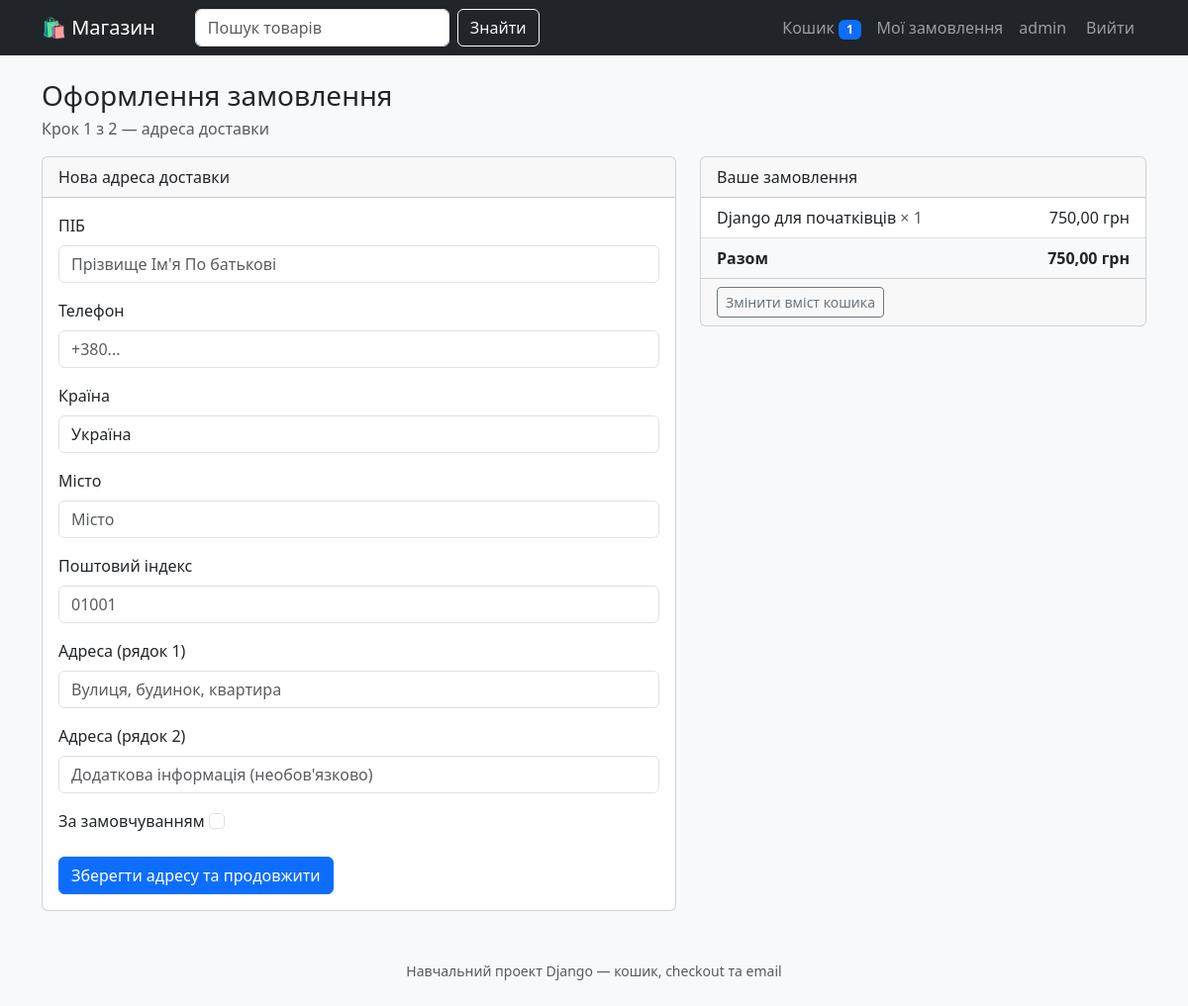
Screenshot of /orders/checkout/ (signed in) with the database file from the repository.
### shop/models.py (models this page shows, shortened)
class Product(models.Model):
    category = models.ForeignKey(
        Category,
        on_delete=models.PROTECT,
        related_name='products',
        verbose_name='Категорія',
    )
    name = models.CharField('Назва', max_length=150)
    slug = models.SlugField('Slug', unique=True)
    description = models.TextField('Опис', blank=True)
    price = models.DecimalField('Ціна', max_digits=10, decimal_places=2)
    stock = models.PositiveIntegerField('Залишок на складі', default=0)
    is_available = models.BooleanField('Доступний', default=True)
    created_at = models.DateTimeField('Створено', auto_now_add=True)
    modified_at = models.DateTimeField('Змінено', auto_now=True)
    class Meta:
        verbose_name = 'Товар'
        verbose_name_plural = 'Товари'
        ordering = ['name']
        indexes = [models.Index(fields=['slug'])]

### cart/models.py (models this page shows, shortened)
class Cart(models.Model):
    cart_code = models.CharField('Код кошика', max_length=250, unique=True, blank=True)
    user = models.ForeignKey(
        settings.AUTH_USER_MODEL,
        on_delete=models.CASCADE,
        null=True,
        blank=True,
        related_name='carts',
        verbose_name='Користувач',
    )
    paid_status = models.BooleanField('Оплачено', default=False)
    created_at = models.DateTimeField('Створено', auto_now_add=True)
    modified_at = models.DateTimeField('Змінено', auto_now=True)
    class Meta:
        verbose_name = 'Кошик'
        verbose_name_plural = 'Кошики'
        ordering = ['-created_at']
    def get_total_items(self):
        return sum(item.quantity for item in self.items.all())
    def get_total_price(self):
        return sum(
            (item.get_total_price() for item in self.items.select_related('product')),
            Decimal('0.00'),
        )

class CartItem(models.Model):
    cart = models.ForeignKey(
        Cart,
        on_delete=models.CASCADE,
        related_name='items',
        verbose_name='Кошик',
    )
    product = models.ForeignKey(
        Product,
        on_delete=models.CASCADE,
        verbose_name='Товар',
    )
    quantity = models.PositiveIntegerField('Кількість', default=1)
    date_added = models.DateTimeField('Додано', auto_now_add=True)
    class Meta:
        verbose_name = 'Товар у кошику'
        verbose_name_plural = 'Товари у кошику'
        constraints = [
            models.UniqueConstraint(fields=['cart', 'product'], name='unique_cart_product'),
        ]
    def get_total_price(self):
        return self.product.price * self.quantity

### orders/views.py (the view, shortened to what this page needs)
# urls.py: path('checkout/', views.checkout, name='checkout'),
@login_required
def checkout(request):
    cart = get_cart(request)
    if len(cart) == 0:
        messages.warning(request, 'Ваш кошик порожній')
        return redirect('shop:product_list')
    addresses = ShippingAddress.objects.filter(user=request.user)
    form = ShippingAddressForm()
    return render(request, 'orders/checkout.html', {
        'cart': cart,
        'addresses': addresses,
        'form': form,
    })

### cart/cart.py (called while the page is built)
def get_cart(request):
    if request.user.is_authenticated:
        return DatabaseCart(request)
    return SessionCart(request)

    def __iter__(self):
        for item in self.cart.items.select_related('product'):
            yield {
                'product': item.product,
                'quantity': item.quantity,
                'price': item.product.price,
                'total_price': item.get_total_price(),
            }

    def __len__(self):
        return self.cart.get_total_items()

    def get_total_price(self):
        return self.cart.get_total_price()

### cart/context_processors.py (called while the page is built)
def cart(request):
    return {'cart': get_cart(request)}

### templates/orders/checkout.html (shortened to what this page needs)
{% extends 'base.html' %}
{% block content %}
<h1 class="h3 mb-1">Оформлення замовлення</h1>
<p class="text-muted">Крок 1 з 2 — адреса доставки</p>
<div class="row">
    <div class="col-lg-7">
        <div class="card">
            <div class="card-header">Нова адреса доставки</div>
            <div class="card-body">
                <form method="post" novalidate>
                    {% for field in form %}
                        <div class="mb-3">
                            <label class="form-label" for="{{ field.id_for_label }}">{{ field.label }}</label>
                            {{ field }}
                        </div>
                    {% endfor %}
                    <button type="submit" name="add_new_address" value="1" class="btn btn-primary">
                        Зберегти адресу та продовжити
                    </button>
                </form>
            </div>
        </div>
    </div>
    <div class="col-lg-5">
        {% include 'orders/_order_summary.html' %}
    </div>
</div>
{% endblock %}

### templates/base.html (shortened to what this page needs)
{% load static %}<!DOCTYPE html>
<html lang="uk">
<head>
    <link href="https://cdn.jsdelivr.net/npm/bootstrap@5.3.3/dist/css/bootstrap.min.css" rel="stylesheet">
    <link href="{% static 'css/style.css' %}" rel="stylesheet">
</head>
<body class="bg-light">
<nav class="navbar navbar-expand-lg navbar-dark bg-dark">
    <div class="container">
        <a class="navbar-brand" href="{% url 'shop:product_list' %}">🛍️ Магазин</a>
        <div class="collapse navbar-collapse" id="nav">
            <form class="d-flex ms-lg-4 my-2 my-lg-0" method="get" action="{% url 'shop:product_list' %}">
                <input class="form-control me-2" type="search" name="q" placeholder="Пошук товарів"
                       value="{{ query|default:'' }}">
                <button class="btn btn-outline-light" type="submit">Знайти</button>
            </form>
            <ul class="navbar-nav ms-auto align-items-lg-center">
                <li class="nav-item">
                    <a class="nav-link" href="{% url 'cart:cart_detail' %}">
                        Кошик
                        <span class="badge bg-primary">{{ cart|length }}</span>
                    </a>
                </li>
                {% if user.is_authenticated %}
                    <li class="nav-item">
                        <a class="nav-link" href="{% url 'orders:order_list' %}">Мої замовлення</a>
                    </li>
                    <li class="nav-item">
                        <a class="nav-link" href="{% url 'accounts:profile' %}">{{ user.username }}</a>
                    </li>
                    <li class="nav-item">
                        <form method="post" action="{% url 'accounts:logout' %}" class="d-inline">
                            <button type="submit" class="btn btn-link nav-link">Вийти</button>
                        </form>
                    </li>
                {% else %}
                    <li class="nav-item"><a class="nav-link" href="{% url 'accounts:login' %}">Увійти</a></li>
                    <li class="nav-item"><a class="nav-link" href="{% url 'accounts:signup' %}">Реєстрація</a></li>
                {% endif %}
            </ul>
        </div>
    </div>
</nav>
<main class="container my-4">
    {% block content %}{% endblock %}
</main>
<footer class="text-center text-muted py-4">
    <small>Навчальний проект Django — кошик, checkout та email</small>
</footer>
</body>
</html>

### templates/orders/_order_summary.html
<div class="card">
    <div class="card-header">Ваше замовлення</div>
    <ul class="list-group list-group-flush">
        {% for item in cart %}
            <li class="list-group-item d-flex justify-content-between">
                <span>{{ item.product.name }} <span class="text-muted">× {{ item.quantity }}</span></span>
                <span>{{ item.total_price }} грн</span>
            </li>
        {% endfor %}
        <li class="list-group-item d-flex justify-content-between bg-light">
            <strong>Разом</strong>
            <strong>{{ cart.get_total_price }} грн</strong>
        </li>
    </ul>
    <div class="card-footer">
        <a href="{% url 'cart:cart_detail' %}" class="btn btn-sm btn-outline-secondary">
            Змінити вміст кошика
        </a>
    </div>
</div>

### static/css/style.css (style rules this page uses)
.navbar .btn-link.nav-link { text-decoration: none; padding: 0.5rem 0.75rem; }
main { min-height: 60vh; }

### rows the page displays
Product: product.name "Django для початківців", quantity "1", total_price "750,00"
Cart: get_total_price "750,00"

### other values shown
{{ cart|length }} "1"
{{ user.username }} "admin"
{{ field.label }} "ПІБ" "Телефон" "Країна" "Місто" "Поштовий індекс" "Адреса (рядок 1)" "Адреса (рядок 2)" "За замовчуванням"
